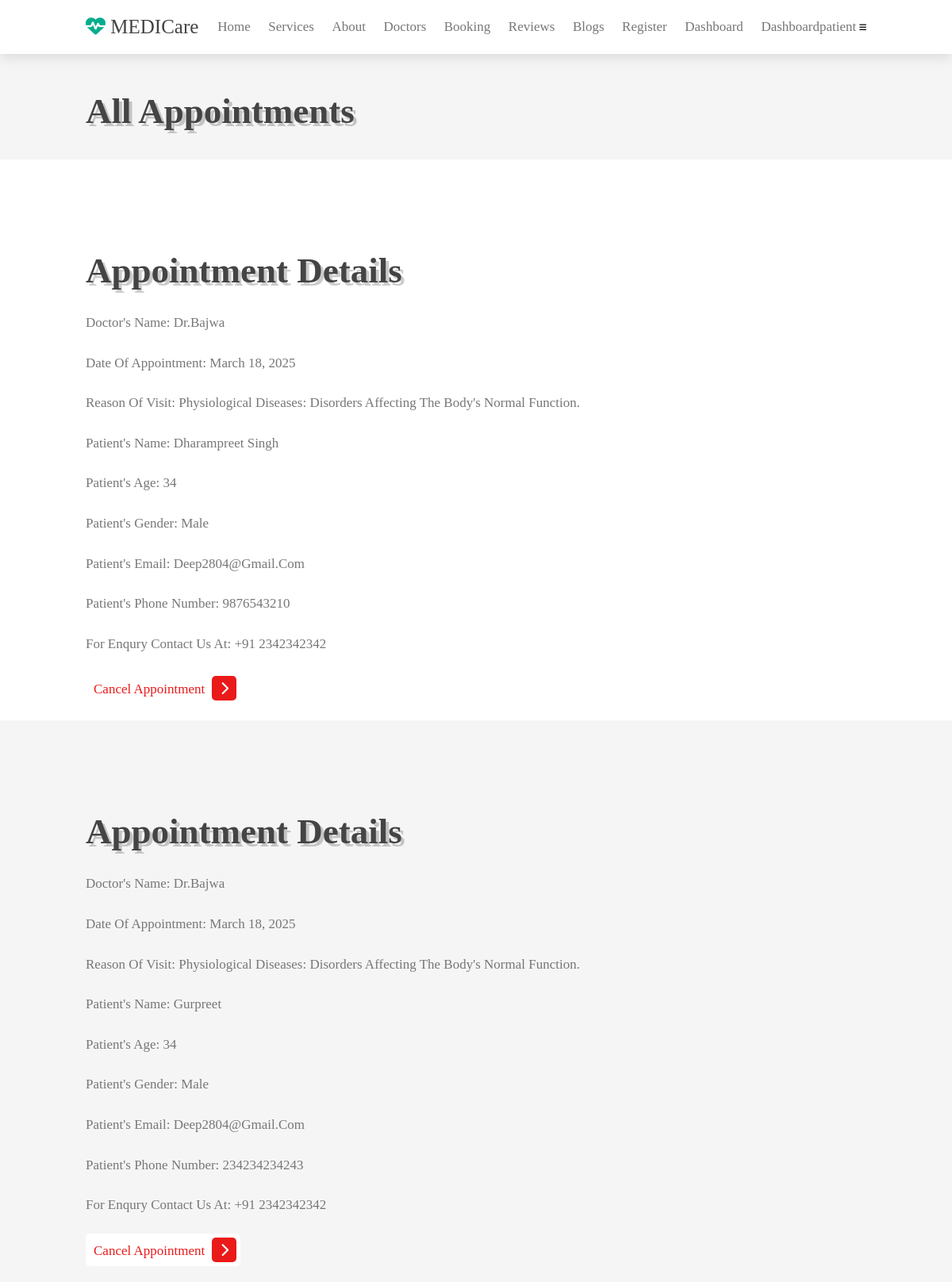
The page /Appointments (signed in) on the database its author committed.
### patient/models.py (models this page shows, shortened)
class Appointment(models.Model):
    docId = models.ForeignKey(Doctor, on_delete=models.CASCADE)
    userId = models.ForeignKey(User, on_delete=models.CASCADE)
    date = models.DateField()
    reason = models.TextField(max_length=550)
    age = models.IntegerField()
    name = models.TextField()
    gender = models.TextField()
    email = models.EmailField(max_length=254)
    phone_number = models.CharField(max_length=15)

### patient/views.py (the view)
# urls.py: path("Appointments", views.Appointments),
def Appointments(request):
    Doctors = Doctor.objects.filter(userId = request.user.id)
    if len(Doctors)> 0:
        all_appointments = Appointment.objects.filter(docId=Doctors[0])
    else:
        all_appointments = Appointment.objects.filter(userId = request.user.id)
    context = {
        "appointments" : []
    }
    for appointment in all_appointments:
        temp = {
            "doctor_name" : f"{appointment.docId.userId.username}",
            "date": appointment.date,
            "reason": appointment.reason,
            "patient_name": appointment.name,
            "patient_age" : appointment.age,
            "patient_gender" : appointment.gender,
            "patient_email" : appointment.email,
            "patient_phone" : appointment.phone_number
        }
        context['appointments'].append(temp)
    print(context)
    return render(request, 'Appointments.html', context)

### patient/templates/Appointments.html (shortened to what this page needs)
<!DOCTYPE html>
{% load static %}
<html lang="en">
<head>
    <link rel="stylesheet" href="https://cdnjs.cloudflare.com/ajax/libs/font-awesome/6.7.2/css/all.min.css">
    <link rel="stylesheet" href="{% static 'patient\Appointments.css' %}">
</head>
<body>
    <header class="header">
        <a href="#" class="logo"> <i class="fas fa-heartbeat"></i> MEDICare </a>
        <nav class="navbar">
            <a href="#home">home</a>
            <a href="#services">services</a>
            <a href="#about">about</a>
            <a href="#doctors">doctors</a>
            <a href="#booking">booking</a>
            <a href="#reviews">reviews</a>
            <a href="#blogs">blogs</a>
            <a href="register">register</a>
            <a href="dashboard">dashboard</a>
            <a href="dashboardpatient">dashboardpatient</a>
        </nav>
        <div id="menu-btn" class="fas fa-bars"></div>
    </header>
     <section class="home" id="home">
        <div class="content">
            <h1>All Appointments</h1>
        </div>
    </section>
    {% for appointment in appointments %}
    <section class="home" id="home">
            <div class="content">
                <h1>Appointment Details</h1>
                <p>Doctor's Name: {{ appointment.doctor_name }}</p>
                <p>Date of Appointment: {{ appointment.date }}</p>
                <p>Reason of visit: {{ appointment.reason }}</p>
                <p>Patient's name: {{ appointment.patient_name }}</p>
                <p>Patient's Age: {{ appointment.patient_age }}</p>
                <p>Patient's Gender: {{ appointment.patient_gender }}</p>
                <p>Patient's Email: {{ appointment.patient_email }}</p>
                <p>Patient's Phone Number: {{ appointment.patient_phone }}</p>
                <p>For enqury contact us at: +91 2342342342</p>
                <a href="#" class="btn"> Cancel Appointment <span class="fas fa-chevron-right"></span></a>
            </div>
        </section>
        {% endfor %}
</body>
</html>

### patient/static/patient/Appointments.css (style rules this page uses)
:root { --green:rgb(4, 173, 142); --red: rgb(234, 26, 26); --red-shadow: rgb(234, 26, 26); --black:#444; --light-color:#777; --box-shadow:.5rem .5rem 0 rgba(22, 160, 133, .2); --text-shadow:.4rem .4rem 0 rgba(0, 0, 0, .2); --border:.2rem solid var(--green ); }
* { font-family: 'Poppins' sans-serif; margin: 0; padding: 0; box-sizing: border-box; outline: none; border: none; text-transform: capitalize; transition: all .2s ease-out; text-decoration: none; }
html { font-size: 62.5%; overflow-x: hidden; scroll-padding-top: 7rem; scroll-behavior: smooth; }
section { padding: 2rem 9%; }
section:nth-child(even) { background: #f5f5f5; }
.btn { display: inline-block; margin-top: 1rem; padding: .5rem; padding-left: 1rem; border:var(--red); border-radius: .5rem; box-shadow: var(--red-shadow); color: var(--red); cursor: pointer; font-size: 1.7rem; background: #fff; }
.btn span { padding:.7rem 1rem; border-radius: .5rem; background: var(--red); color: #fff; margin-left: .5rem; }
.header { padding: 2rem 9%; position: fixed; top: 0; left: 0; right: 0; z-index: 1000; box-shadow: 0 .5rem 1.5rem rgba(0, 0, 0, .1); display: flex; align-items: center; justify-content: space-between; background: #fff; }
.header .logo { font-size: 2.5rem; color: var(--black); }
.header .logo i { color: var(--green); }
.header .navbar a { font-size: 1.7rem; color: var(--light-color); margin-left: 2rem; }
.home { display: flex; align-items: center; flex-wrap: wrap; gap: 1.5rem; padding-top: 10rem; }
.home .content { flex: 1 1 45rem; }
.home .content h1 { font-size: 4.5rem; color:var(--black); line-height: 1.8; text-shadow: var(--text-shadow); }
.home .content p { font-size: 1.7rem; color:var(--light-color); line-height: 1.8; padding: 1rem 0; }

### rows shown on the page
Appointment: date "March 18, 2025", reason "Physiological Diseases: Disorders Affecting The Body's Normal Function.", patient_name "Dharampreet Singh", patient_gender "Male", patient_email "Deep2804@gmail.com", patient_phone "9876543210"
Appointment: date "March 18, 2025", reason "Physiological Diseases: Disorders Affecting The Body's Normal Function.", patient_name "Gurpreet", patient_gender "Male", patient_email "Deep2804@gmail.com", patient_phone "234234234243"

### other values the page prints
{{ appointment.doctor_name }} "Dr.bajwa" "Dr.bajwa"
{{ appointment.patient_age }} "34" "34"
